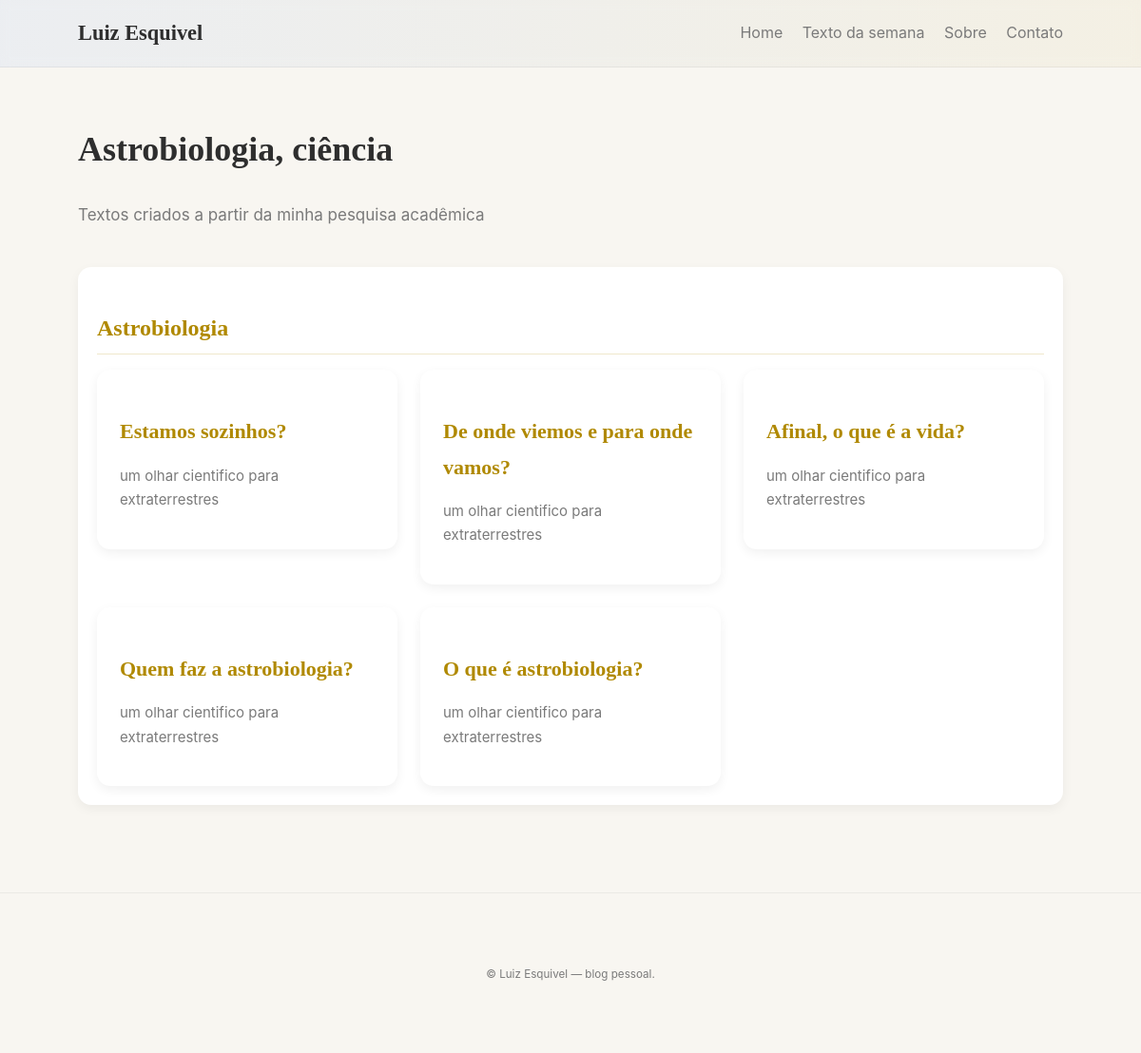
The app's page /section/1 with its own data.
### models.py (models this page shows)
class Section(db.Model):
    id = db.Column(db.Integer, primary_key=True)
    title = db.Column(db.String(200), unique=True, nullable=False)
    description = db.Column(db.String(500))
    created_at = db.Column(db.DateTime, default=datetime.utcnow)
    texts = db.relationship('Text', backref='section', lazy=True, cascade='all, delete-orphan')

class Text(db.Model):
    id = db.Column(db.Integer, primary_key=True)
    title = db.Column(db.String(300), nullable=False)
    subtitle = db.Column(db.String(400))
    body = db.Column(db.Text)
    published = db.Column(db.Boolean, default=False)
    section_id = db.Column(db.Integer, db.ForeignKey('section.id'), nullable=True)
    created_at = db.Column(db.DateTime, default=datetime.utcnow)

### routes/public_routes.py (the view)
@public_bp.route('/section/<int:section_id>')
def section_view(section_id):
    section = Section.query.get_or_404(section_id)
    texts = (
        Text.query.filter_by(section_id=section.id, published=True)
        .order_by(Text.created_at.desc())
        .all()
    )
    grouped = {}
    for t in texts:
        if t.subtitle and '|' in t.subtitle:
            category, subtitle = [x.strip() for x in t.subtitle.split('|', 1)]
            t.subtitle = subtitle  # atualiza só para exibição
        else:
            category = 'Diversos'
        grouped.setdefault(category, []).append(t)
    return render_template('public/section.html', section=section, grouped=grouped)

### templates/public/section.html
{% extends '_base.html' %}
{% from 'components/macros.html' import card %}
{% block content %}
<div class="fade-in">
  <h1 style="font-family: var(--font-serif); font-size:36px;">{{ section.title }}</h1>
  <p style="color: var(--muted); font-size:17px;">{{ section.description }}</p>
  {% if grouped %}
    {% for category, texts in grouped.items() %}
      <div class="category-block fade-in">
        <h3 class="category-title">{{ category }}</h3>
        <div class="section-shelf">
          {% for t in texts %}
            <a class="card-link" href="{{ url_for('public.text_view', text_id=t.id) }}">
              {{ card(t.title, t.subtitle) }}
            </a>
          {% endfor %}
        </div>
      </div>
    {% endfor %}
  {% else %}
    <div class="fade-in"><p>Sem textos publicados nesta seção.</p></div>
  {% endif %}
</div>
{% endblock %}

### templates/components/macros.html (shortened to what this page needs)
{% macro card(title, subtitle='', body='') -%}
  <article class="card">
    <h3 class="card-title">{{ title }}</h3>
    {% if subtitle %}<p class="card-subtitle">{{ subtitle }}</p>{% endif %}
  </article>
{%- endmacro %}

### static/css/main.css (style rules this page uses)
:root { --bg: #f8f6f1; --surface: #ffffff; --text: #2e2e2e; --muted: #7a7a7a; --accent: #0b5fff; --gold: #b08900; --radius: 14px; --max-width: 1100px; --font-serif: "EB Garamond", serif; --font-sans: "Inter", sans-serif; }
* { box-sizing: border-box; }
body { margin: 0; background: var(--bg); color: var(--text); font-family: var(--font-sans); line-height: 1.7; overflow-x: hidden; }
.section-shelf { display: grid; grid-template-columns: repeat(auto-fit, minmax(260px, 1fr)); gap: 24px; }
.card-link { text-decoration: none; color: inherit; transform: translateY(0); transition: transform 0.3s ease, box-shadow 0.3s ease; }
.card { background: var(--surface); border-radius: var(--radius); padding: 24px; box-shadow: 0 4px 12px rgba(0,0,0,0.06); }
.card-title { font-family: var(--font-serif); font-size: 22px; color: var(--gold); margin-bottom: 6px; }
.card-subtitle { color: var(--muted); font-size: 15px; }
.category-block { margin-top: 40px; padding: 20px; background: var(--surface); border-radius: var(--radius); box-shadow: 0 4px 12px rgba(0,0,0,0.05); }
.category-title { font-family: var(--font-serif); font-size: 24px; margin-bottom: 16px; color: var(--gold); border-bottom: 1px solid rgba(176,140,0,0.2); padding-bottom: 6px; }
.fade-in { opacity: 0; transform: translateY(20px); transition: all 0.8s ease; }
.fade-in { opacity: 1 !important; transform: none !important; }

### records on screen
Section: title "Astrobiologia, ciência", description "Textos criados a partir da minha pesquisa acadêmica"
Text: title "Estamos sozinhos?", subtitle "um olhar cientifico para extraterrestres"
Text: title "De onde viemos e para onde vamos?", subtitle "um olhar cientifico para extraterrestres"
Text: title "Afinal, o que é a vida?", subtitle "um olhar cientifico para extraterrestres"
Text: title "Quem faz a astrobiologia?", subtitle "um olhar cientifico para extraterrestres"
Text: title "O que é astrobiologia?", subtitle "um olhar cientifico para extraterrestres"

### other values on screen
{{ category }} "Astrobiologia"
{{ (caller_name if caller_name else 'Luiz Esquivel') }} "Luiz Esquivel"
